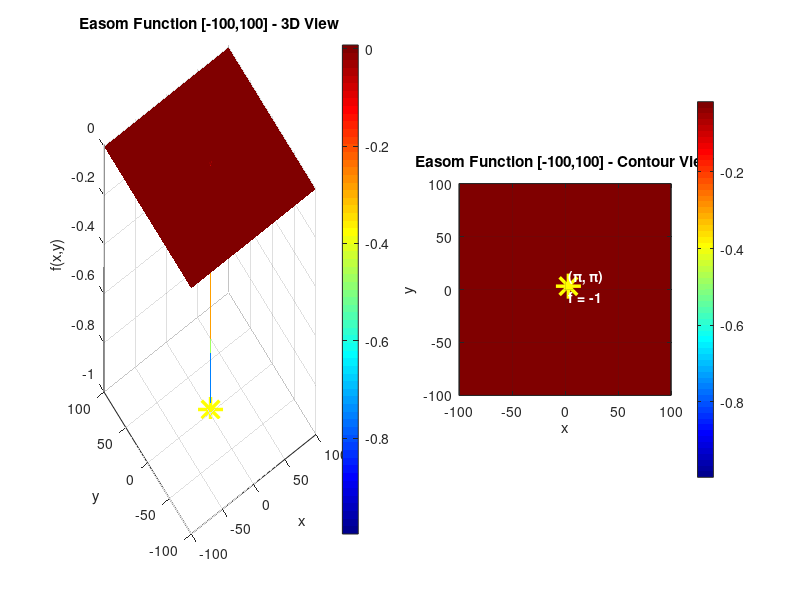
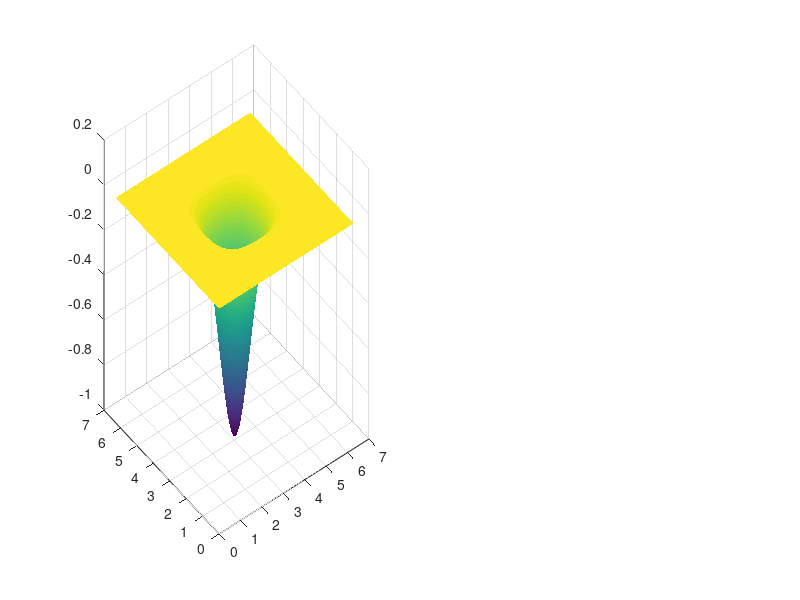

These charts were generated, in order, by the following MATLAB code: (Note: this script raises an error after producing the figures.)
% MATLAB script to plot the Easom function (2D)
%
% f(x,y) = -cos(x) * cos(y) * exp(-((x-pi)^2 + (y-pi)^2))
%
% Domain:   x, y in [-100, 100]  (matches Easom.java)
%
% Global minimum: f(pi, pi) = -1
% Reference: https://www.sfu.ca/~ssurjano/easom.html

%% PARAMETERS
N = 600;   % grid resolution

%% Domain - full range (matches Easom.java)
x_zoom = linspace(-100, 100, N);
y_zoom = linspace(-100, 100, N);
[X_zoom, Y_zoom] = meshgrid(x_zoom, y_zoom);

%% Domain - tight view around the minimum
x_tight = linspace(0, 2*pi, N);
y_tight = linspace(0, 2*pi, N);
[X_tight, Y_tight] = meshgrid(x_tight, y_tight);

%% Evaluate function
easom = @(X, Y) -cos(X) .* cos(Y) .* exp(-((X - pi).^2 + (Y - pi).^2));

Z_zoom  = easom(X_zoom,  Y_zoom);
Z_tight = easom(X_tight, Y_tight);

%% ── Figure 1: Zoomed view [-10, 10] ─────────────────────────────────────────
figure('Position', [100, 100, 1300, 550]);

% Subplot 1: 3D surface (zoomed)
subplot(1, 2, 1);
surf(X_zoom, Y_zoom, Z_zoom, 'EdgeColor', 'none');
colormap(jet);
colorbar;
xlabel('x');
ylabel('y');
zlabel('f(x,y)');
title('Easom Function [-100,100] - 3D View', 'Interpreter', 'none');
view(-35, 35);
grid on;
axis tight;

% Mark global minimum at (pi, pi)
hold on;
plot3(pi, pi, -1.0, 'y*', 'MarkerSize', 18, 'LineWidth', 2.5);
hold off;

% Subplot 2: Contour (zoomed)
subplot(1, 2, 2);
contourf(X_zoom, Y_zoom, Z_zoom, 40);
colormap(jet);
colorbar;
xlabel('x');
ylabel('y');
title('Easom Function [-100,100] - Contour View', 'Interpreter', 'none');
grid on;
axis equal;
xlim([-100 100]);
ylim([-100 100]);

hold on;
plot(pi, pi, 'y*', 'MarkerSize', 18, 'LineWidth', 2.5);
text(pi + 0.3, pi + 0.5, sprintf('(\\pi, \\pi)\nf = -1'), ...
    'Color', 'white', 'FontSize', 10, 'FontWeight', 'bold');
hold off;

%% ── Figure 2: Tight view around minimum [0, 2*pi] ───────────────────────────
figure('Position', [100, 700, 1300, 550]);

% Subplot 1: 3D surface (tight)
subplot(1, 2, 1);
surf(X_tight, Y_tight, Z_tight, 'EdgeColor', 'none');
colormap(parula);
colorbar;
xlabel('x');
ylabel('y');
zlabel('f(x,y)');
title('Easom Function [0, 2\pi] - 3D View (around minimum)');
view(-35, 35);
grid on;
axis tight;

% Mark global minimum
hold on;
plot3(pi, pi, -1.0, 'y*', 'MarkerSize', 18, 'LineWidth', 2.5);
hold off;

xticks([0, pi/2, pi, 3*pi/2, 2*pi]);
xticklabels({'0', '\pi/2', '\pi', '3\pi/2', '2\pi'});
yticks([0, pi/2, pi, 3*pi/2, 2*pi]);
yticklabels({'0', '\pi/2', '\pi', '3\pi/2', '2\pi'});

% Subplot 2: Contour (tight)
subplot(1, 2, 2);
contourf(X_tight, Y_tight, Z_tight, 40);
colormap(parula);
colorbar;
xlabel('x');
ylabel('y');
title('Easom Function [0, 2\pi] - Contour View');
grid on;
axis equal;
xlim([0, 2*pi]);
ylim([0, 2*pi]);

xticks([0, pi/2, pi, 3*pi/2, 2*pi]);
xticklabels({'0', '\pi/2', '\pi', '3\pi/2', '2\pi'});
yticks([0, pi/2, pi, 3*pi/2, 2*pi]);
yticklabels({'0', '\pi/2', '\pi', '3\pi/2', '2\pi'});

hold on;
plot(pi, pi, 'y*', 'MarkerSize', 18, 'LineWidth', 2.5);
text(pi + 0.1, pi + 0.25, sprintf('(\\pi, \\pi)\nf = -1'), ...
    'Color', 'white', 'FontSize', 10, 'FontWeight', 'bold');
hold off;

%% ── Figure 3: Cross-sections ─────────────────────────────────────────────────
figure('Position', [100, 400, 1300, 400]);

% Cross-section along x (y = pi)
subplot(1, 2, 1);
x_cs = linspace(-100, 100, 2000);
f_cs = -cos(x_cs) .* cos(pi) .* exp(-((x_cs - pi).^2));
plot(x_cs, f_cs, 'b-', 'LineWidth', 2);
xlabel('x');
ylabel('f(x, \pi)');
title('Cross-section: f(x, \pi) = -cos(x) \cdot exp(-(x-\pi)^2)');
xline(pi, 'r--', '\pi', 'LineWidth', 1.5, 'LabelVerticalAlignment', 'bottom');
grid on;
ylim([-1.1 0.5]);

% Cross-section along diagonal (x = y)
subplot(1, 2, 2);
t = linspace(-100, 100, 2000);
f_diag = -cos(t).^2 .* exp(-2*(t - pi).^2);
plot(t, f_diag, 'b-', 'LineWidth', 2);
xlabel('t');
ylabel('f(t, t)');
title('Diagonal cross-section: f(t, t) = -cos^2(t) \cdot exp(-2(t-\pi)^2)');
xline(pi, 'r--', '\pi', 'LineWidth', 1.5, 'LabelVerticalAlignment', 'bottom');
grid on;
ylim([-1.1 0.5]);

%% Print info
fprintf('\nEasom Function Properties:\n');
fprintf('  f(x,y) = -cos(x) * cos(y) * exp(-((x-pi)^2 + (y-pi)^2))\n');
fprintf('  Domain:  x, y in [-100, 100]\n');
fprintf('  Global minimum: f(pi, pi) = -1\n');
fprintf('    where pi = %.6f\n', pi);
fprintf('  f(0, 0) = %.6f  (value at origin)\n', easom(0, 0));
fprintf('  The function is nearly flat everywhere except near (pi, pi)\n');
fprintf('  Making it very hard for optimization algorithms to find the minimum\n');
